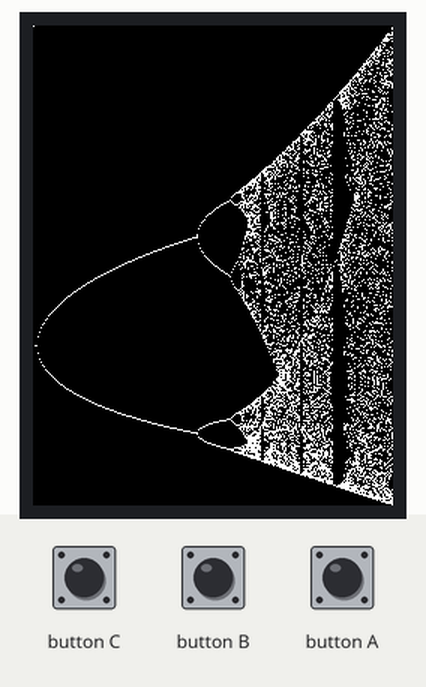
A sketch run on a simulated ESP32. Shown: 240×320 colour display. The test bench sets the inputs (shaded band). The local clock reads 2024-03-15 10:24:30 at power-on unless the sketch sets it; random numbers use the default seed unless the sketch sets one.

Above: at 1.5 s.
1.6 s: button A pressed for 0.15 s
At 2.11 s:
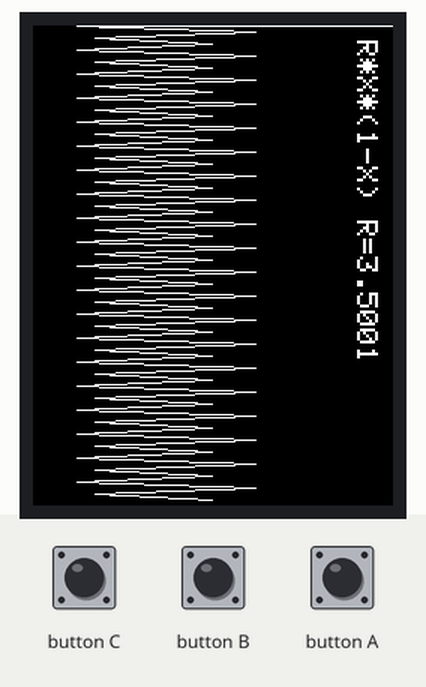
At 2.65 s:
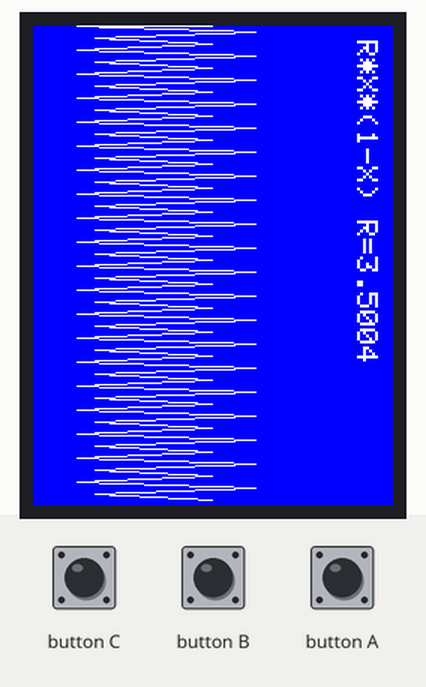
Timing chart, 0 to 4.6 s (numbered marks = the images above; inputs shaded):
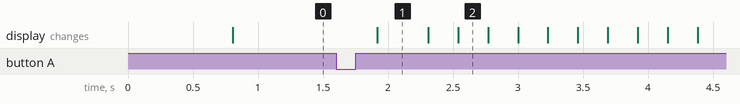

The sketch:

M5-Bifurcation.ino
```cpp
//https://www.math.utah.edu/~jasonu/code/feigenbaum.cc
//https://transitionconsciousness.wordpress.com/2014/02/09/exploring-chaos/

#include <M5Stack.h>

#define backlight               32

//TFT_eSPI    tft      = TFT_eSPI();
TFT_eSprite  doubleBuffer = TFT_eSprite(&M5.Lcd);

void setup() {
  M5.begin();
  M5.Lcd.init();
  M5.Lcd.setRotation(0);
  M5.Lcd.fillScreen(TFT_BLACK);
  M5.Lcd.setTextColor(TFT_WHITE, TFT_BLUE);
  M5.Lcd.setBrightness(3);
}

inline float mapFloat(const double &x, const double &in_min, const double &in_max, const double &out_min, const double &out_max) {
  return (x - in_min) * (out_max - out_min) / (in_max - in_min) + out_min;
}

inline double f(const double r, const double x)
{
  return (r * x * (1 - x));
}

double rand_unit()
{
  return ((double)rand() / RAND_MAX);
}

void loop() {
  const double r_min = 2.99;
  const double r_max = 4.0;

  const int num_intervals = M5.Lcd.width();
  const int max_iterations = 600;

  srand(time(NULL));

  double r = r_min;
  double x_n;

  uint16_t xpos;
  uint16_t ypos;


  for (int i = 0; i < num_intervals; ++i) {
    r += (r_max - r_min) / num_intervals;
    x_n = f(r, rand_unit());
    //Serial.printf("r=%f xpos=%i\n", r,xpos);
    for (int j = 0; j < max_iterations; ++j) {
      x_n = f(r, x_n);
      if (j > 500) {
        xpos = mapFloat(r, r_min, r_max, 0, M5.Lcd.width());
        ypos = mapFloat(x_n, 0, 1, 0, M5.Lcd.height());
      }
      M5.Lcd.drawPixel(xpos, ypos, TFT_WHITE);
    }
  }

  while (!M5.BtnA.pressedFor(10)) M5.update();

  M5.Lcd.fillScreen(TFT_BLACK);

  uint16_t previous_x = 0;
  uint16_t previous_y = x_n;
  doubleBuffer.setRotation(1);
  doubleBuffer.setColorDepth(8);
  doubleBuffer.createSprite(M5.Lcd.width(), M5.Lcd.height());
  doubleBuffer.setTextSize(2);
  double diff = 0.0001;
  for (r = 3.49999999; r < 4;)
  {
    if (r > 3.5) diff = diff * 0.99999999999L;
    r += diff;
    x_n = 0.5;
    for (int i = 0; i < doubleBuffer.width(); i += 4) {
      x_n = f(r, x_n);
      ypos = mapFloat(x_n, 0, 1, 0, doubleBuffer.height());
      doubleBuffer.drawLine(previous_x, previous_y, i, ypos, TFT_WHITE);
      previous_x = i;
      previous_y = ypos;
    }
    static char buff[20];
    snprintf(buff, sizeof(buff), "R*X*(1-X) R=%.4f", r);
    doubleBuffer.drawString(buff, 10, 10);
    doubleBuffer.pushSprite(0, 0);
    doubleBuffer.fillScreen(TFT_BLUE);
    previous_x = 0;
  }
  doubleBuffer.deleteSprite();

  while (!M5.BtnA.pressedFor(10)) M5.update();

  M5.Lcd.fillScreen(TFT_BLACK);
  M5.update();
}
```

Measured:
- after the input at 1.6 s, the display: changes after 0.32 s (image 1)
